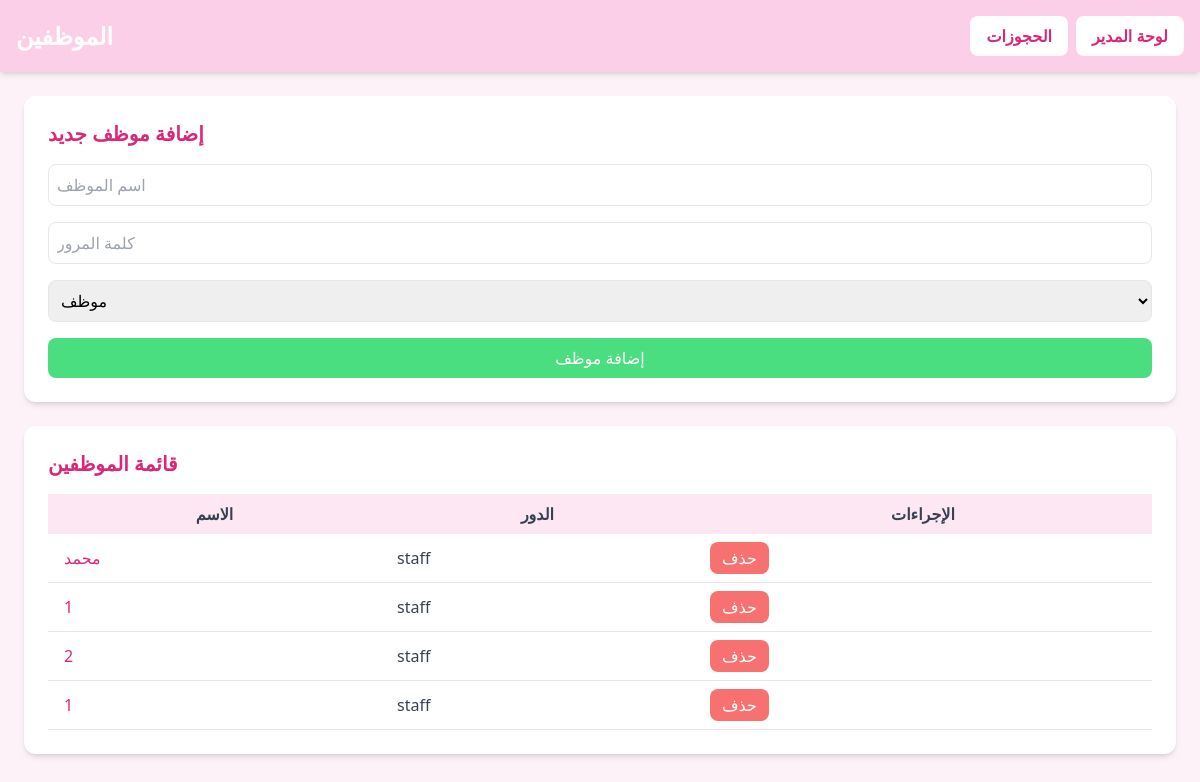
Before: /employees (signed in) with the older database file.
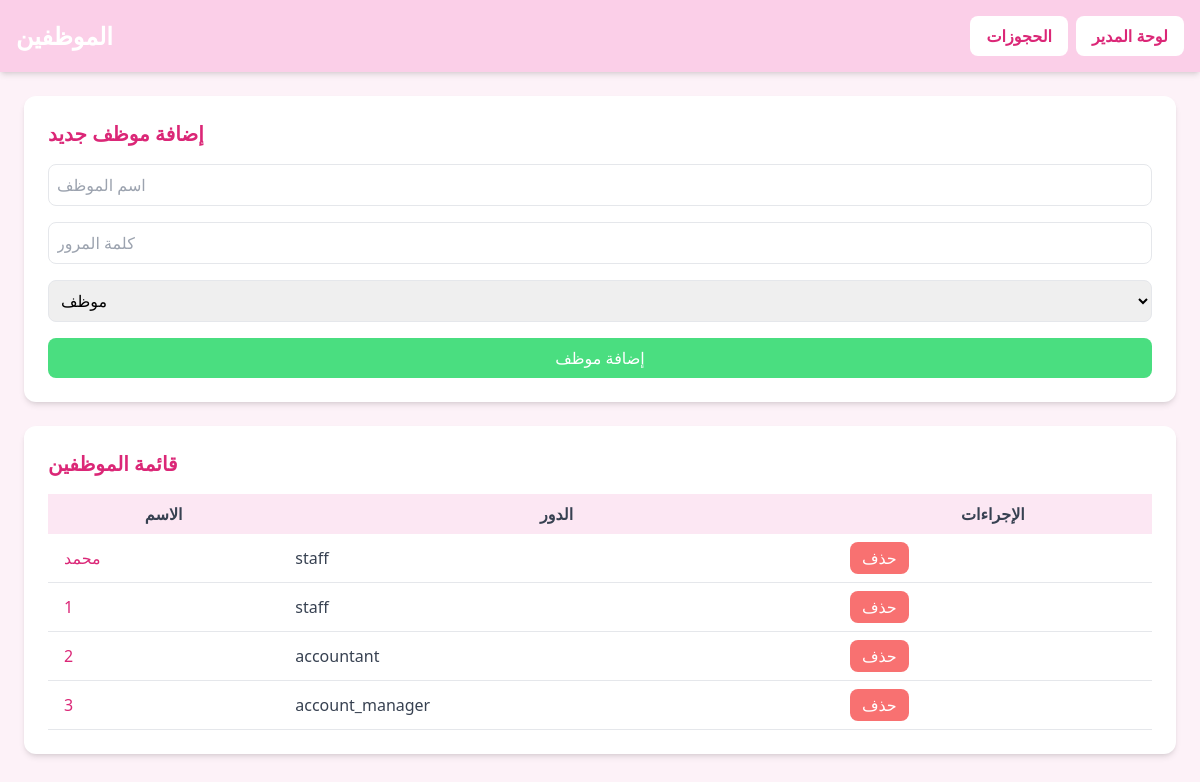
After: the same page with the newer database file.
### models.py (models this page shows)
class Employee(db.Model):
    id = db.Column(db.Integer, primary_key=True)
    name = db.Column(db.String(100), nullable=False)
    specialty = db.Column(db.String(100))
    work_hours = db.Column(db.String(100))
    commission_rate = db.Column(db.Numeric(5,2), default=0.0)
    role = db.Column(db.String(30), default='staff')  # admin, staff, accountant
    user_id = db.Column(db.Integer, db.ForeignKey('user.id'))
    user = db.relationship('User', backref='employee')

### routes/main.py (the view)
@main_bp.route('/employees')
def employees():
    if session.get('role') != 'admin':
        return "Access Denied", 403
    employees = Employee.query.all()
    return render_template('employees.html', employees=employees)

### templates/employees.html (shortened to what this page needs)
<!DOCTYPE html>
<html lang="en">
<head>
<script src="https://cdn.tailwindcss.com"></script>
</head>
<body class="bg-pink-50 font-sans">
<header class="bg-pink-200 p-4 shadow-md flex justify-between items-center">
    <h1 class="text-2xl font-bold text-white">الموظفين</h1>
    <div class="flex items-center gap-2">
        <a href="{{ url_for('main.pos_bookings') }}" class="bg-white text-pink-600 px-4 py-2 rounded-lg font-semibold hover:bg-pink-100">الحجوزات</a>
        <a href="{{ url_for('main.admin_dashboard') }}" class="bg-white text-pink-600 px-4 py-2 rounded-lg font-semibold hover:bg-pink-100">
            لوحة المدير
        </a>
    </div>
</header>
<main class="p-6">
    <div class="bg-white p-6 rounded-xl shadow-md mb-6">
        <h2 class="text-xl font-semibold text-pink-600 mb-4">إضافة موظف جديد</h2>
        <form action="{{ url_for('main.add_employee') }}" method="POST" class="space-y-4">
            <input type="text" name="name" placeholder="اسم الموظف" class="w-full p-2 border rounded-lg" required>
            <input type="password" name="password" placeholder="كلمة المرور" class="w-full p-2 border rounded-lg" required>
           <select name="role" class="w-full p-2 border rounded-lg" required>
    <option value="staff">موظف</option>
</select>
            <button type="submit" class="w-full bg-green-400 text-white py-2 rounded-lg hover:bg-green-500">إضافة موظف</button>
        </form>
    </div>
    <div class="bg-white p-6 rounded-xl shadow-md">
        <h2 class="text-xl font-semibold text-pink-600 mb-4">قائمة الموظفين</h2>
        <table class="w-full table-auto text-gray-700">
            <thead>
                <tr class="bg-pink-100">
                    <th class="px-4 py-2">الاسم</th>
                    <th class="px-4 py-2">الدور</th>
                    <th class="px-4 py-2">الإجراءات</th>
                </tr>
            </thead>
            <tbody>
                {% for emp in employees %}
                <tr class="border-b">
                    <td class="px-4 py-2">
                        <a class="text-pink-600 hover:underline" href="{{ url_for('main.employee_detail', employee_id=emp.id) }}">{{ emp.name }}</a>
                    </td>
                    <td class="px-4 py-2">{{ emp.role }}</td>
                    <td class="px-4 py-2 space-x-2">
                        <form action="{{ url_for('main.delete_employee', employee_id=emp.id) }}" method="POST" class="inline">
                            <button type="submit" class="bg-red-400 text-white px-3 py-1 rounded-lg hover:bg-red-500">حذف</button>
                        </form>
                    </td>
                </tr>
                {% endfor %}
            </tbody>
        </table>
    </div>
</main>
</body>
</html>

Changed rows visible on the page:
changed Employee: role "staff" → "accountant"
changed Employee: name "1" → "3"; role "staff" → "account_manager"
